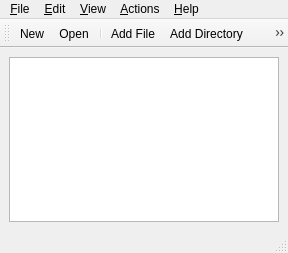
<?xml version="1.0" encoding="UTF-8"?>
<ui version="4.0">
 <class>Main</class>
 <widget class="QMainWindow" name="Main">
  <property name="geometry">
   <rect>
    <x>0</x>
    <y>0</y>
    <width>288</width>
    <height>253</height>
   </rect>
  </property>
  <property name="windowTitle">
   <string notr="true">QtArc</string>
  </property>
  <widget class="QWidget" name="centralwidget">
   <layout class="QVBoxLayout" name="verticalLayout">
    <item>
     <widget class="QTreeView" name="treeView">
      <property name="acceptDrops">
       <bool>true</bool>
      </property>
      <property name="dragEnabled">
       <bool>true</bool>
      </property>
      <property name="alternatingRowColors">
       <bool>true</bool>
      </property>
      <property name="selectionMode">
       <enum>QAbstractItemView::ExtendedSelection</enum>
      </property>
     </widget>
    </item>
   </layout>
  </widget>
  <widget class="QMenuBar" name="menubar">
   <property name="geometry">
    <rect>
     <x>0</x>
     <y>0</y>
     <width>288</width>
     <height>20</height>
    </rect>
   </property>
   <widget class="QMenu" name="menu_File">
    <property name="title">
     <string>&amp;File</string>
    </property>
    <addaction name="action_FileNew"/>
    <addaction name="action_FileOpen"/>
    <addaction name="action_FileSaveAs"/>
    <addaction name="separator"/>
    <addaction name="action_FileProperties"/>
    <addaction name="separator"/>
    <addaction name="action_Exit"/>
   </widget>
   <widget class="QMenu" name="menu_Edit">
    <property name="title">
     <string>&amp;Edit</string>
    </property>
    <addaction name="action_EditCut"/>
    <addaction name="action_EditCopy"/>
    <addaction name="action_EditPaste"/>
    <addaction name="separator"/>
    <addaction name="action_EditSelectAll"/>
    <addaction name="action_EditDeselect"/>
   </widget>
   <widget class="QMenu" name="menu_Help">
    <property name="title">
     <string>&amp;Help</string>
    </property>
    <addaction name="action_HelpAbout"/>
    <addaction name="action_HelpAboutQt"/>
   </widget>
   <widget class="QMenu" name="menu_Actions">
    <property name="title">
     <string>&amp;Actions</string>
    </property>
    <addaction name="action_AddFile"/>
    <addaction name="action_AddDirectory"/>
    <addaction name="action_Extract"/>
    <addaction name="action_Delete"/>
   </widget>
   <widget class="QMenu" name="menu_View">
    <property name="title">
     <string>&amp;View</string>
    </property>
    <addaction name="action_ViewTree"/>
    <addaction name="action_ViewTable"/>
    <addaction name="action_ViewIcons"/>
    <addaction name="action_ViewColumns"/>
   </widget>
   <addaction name="menu_File"/>
   <addaction name="menu_Edit"/>
   <addaction name="menu_View"/>
   <addaction name="menu_Actions"/>
   <addaction name="menu_Help"/>
  </widget>
  <widget class="QStatusBar" name="statusbar"/>
  <widget class="QToolBar" name="toolBar">
   <property name="windowTitle">
    <string>ToolBar</string>
   </property>
   <attribute name="toolBarArea">
    <enum>TopToolBarArea</enum>
   </attribute>
   <attribute name="toolBarBreak">
    <bool>false</bool>
   </attribute>
   <addaction name="action_FileNew"/>
   <addaction name="action_FileOpen"/>
   <addaction name="separator"/>
   <addaction name="action_AddFile"/>
   <addaction name="action_AddDirectory"/>
   <addaction name="action_Extract"/>
   <addaction name="action_Delete"/>
  </widget>
  <action name="action_FileNew">
   <property name="icon">
    <iconset resource="../pyqtarc.qrc">
     <normaloff>:/icons/icons/24x24/document-new.png</normaloff>:/icons/icons/24x24/document-new.png</iconset>
   </property>
   <property name="text">
    <string>&amp;New</string>
   </property>
   <property name="shortcut">
    <string notr="true">Ctrl+N</string>
   </property>
   <property name="iconVisibleInMenu">
    <bool>true</bool>
   </property>
  </action>
  <action name="action_FileOpen">
   <property name="icon">
    <iconset resource="../pyqtarc.qrc">
     <normaloff>:/icons/icons/24x24/document-open.png</normaloff>:/icons/icons/24x24/document-open.png</iconset>
   </property>
   <property name="text">
    <string>&amp;Open...</string>
   </property>
   <property name="shortcut">
    <string notr="true">Ctrl+O</string>
   </property>
   <property name="iconVisibleInMenu">
    <bool>true</bool>
   </property>
  </action>
  <action name="action_FileSaveAs">
   <property name="icon">
    <iconset resource="../pyqtarc.qrc">
     <normaloff>:/icons/icons/24x24/document-save-as.png</normaloff>:/icons/icons/24x24/document-save-as.png</iconset>
   </property>
   <property name="text">
    <string>Save &amp;As...</string>
   </property>
   <property name="shortcut">
    <string notr="true">Ctrl+S</string>
   </property>
   <property name="iconVisibleInMenu">
    <bool>true</bool>
   </property>
  </action>
  <action name="action_Extract">
   <property name="icon">
    <iconset resource="../pyqtarc.qrc">
     <normaloff>:/icons/icons/24x24/extract-archive.png</normaloff>:/icons/icons/24x24/extract-archive.png</iconset>
   </property>
   <property name="text">
    <string>&amp;Extract</string>
   </property>
   <property name="shortcut">
    <string notr="true">Ctrl+E</string>
   </property>
   <property name="iconVisibleInMenu">
    <bool>true</bool>
   </property>
  </action>
  <action name="action_FileProperties">
   <property name="icon">
    <iconset resource="../pyqtarc.qrc">
     <normaloff>:/icons/icons/24x24/document-properties.png</normaloff>:/icons/icons/24x24/document-properties.png</iconset>
   </property>
   <property name="text">
    <string>&amp;Properties</string>
   </property>
   <property name="shortcut">
    <string notr="true">Ctrl+P</string>
   </property>
   <property name="iconVisibleInMenu">
    <bool>true</bool>
   </property>
  </action>
  <action name="action_Exit">
   <property name="text">
    <string>E&amp;xit</string>
   </property>
   <property name="shortcut">
    <string notr="true">Ctrl+Q</string>
   </property>
   <property name="iconVisibleInMenu">
    <bool>true</bool>
   </property>
  </action>
  <action name="action_AddFile">
   <property name="icon">
    <iconset resource="../pyqtarc.qrc">
     <normaloff>:/icons/icons/24x24/add-files-to-archive.png</normaloff>:/icons/icons/24x24/add-files-to-archive.png</iconset>
   </property>
   <property name="text">
    <string>Add &amp;File</string>
   </property>
   <property name="shortcut">
    <string notr="true">Ctrl+F</string>
   </property>
   <property name="iconVisibleInMenu">
    <bool>true</bool>
   </property>
  </action>
  <action name="action_AddDirectory">
   <property name="icon">
    <iconset resource="../pyqtarc.qrc">
     <normaloff>:/icons/icons/24x24/add-folder-to-archive.png</normaloff>:/icons/icons/24x24/add-folder-to-archive.png</iconset>
   </property>
   <property name="text">
    <string>Add &amp;Directory</string>
   </property>
   <property name="shortcut">
    <string notr="true">Ctrl+D</string>
   </property>
   <property name="iconVisibleInMenu">
    <bool>true</bool>
   </property>
  </action>
  <action name="action_EditCut">
   <property name="icon">
    <iconset resource="../pyqtarc.qrc">
     <normaloff>:/icons/icons/24x24/edit-cut.png</normaloff>:/icons/icons/24x24/edit-cut.png</iconset>
   </property>
   <property name="text">
    <string>Cut</string>
   </property>
   <property name="shortcut">
    <string notr="true">Ctrl+X</string>
   </property>
   <property name="iconVisibleInMenu">
    <bool>true</bool>
   </property>
  </action>
  <action name="action_EditCopy">
   <property name="icon">
    <iconset resource="../pyqtarc.qrc">
     <normaloff>:/icons/icons/24x24/edit-copy.png</normaloff>:/icons/icons/24x24/edit-copy.png</iconset>
   </property>
   <property name="text">
    <string>&amp;Copy</string>
   </property>
   <property name="shortcut">
    <string notr="true">Ctrl+C</string>
   </property>
   <property name="iconVisibleInMenu">
    <bool>true</bool>
   </property>
  </action>
  <action name="action_EditPaste">
   <property name="icon">
    <iconset resource="../pyqtarc.qrc">
     <normaloff>:/icons/icons/24x24/edit-paste.png</normaloff>:/icons/icons/24x24/edit-paste.png</iconset>
   </property>
   <property name="text">
    <string>Paste</string>
   </property>
   <property name="shortcut">
    <string notr="true">Ctrl+V</string>
   </property>
   <property name="iconVisibleInMenu">
    <bool>true</bool>
   </property>
  </action>
  <action name="action_Delete">
   <property name="icon">
    <iconset resource="../pyqtarc.qrc">
     <normaloff>:/icons/icons/24x24/edit-delete.png</normaloff>:/icons/icons/24x24/edit-delete.png</iconset>
   </property>
   <property name="text">
    <string>Delete</string>
   </property>
   <property name="shortcut">
    <string notr="true">Del</string>
   </property>
   <property name="iconVisibleInMenu">
    <bool>true</bool>
   </property>
  </action>
  <action name="action_HelpAbout">
   <property name="icon">
    <iconset resource="../pyqtarc.qrc">
     <normaloff>:/icons/icons/24x24/help-about.png</normaloff>:/icons/icons/24x24/help-about.png</iconset>
   </property>
   <property name="text">
    <string>About</string>
   </property>
   <property name="shortcut">
    <string notr="true"/>
   </property>
   <property name="iconVisibleInMenu">
    <bool>true</bool>
   </property>
  </action>
  <action name="action_HelpAboutQt">
   <property name="text">
    <string>AboutQt</string>
   </property>
   <property name="shortcut">
    <string notr="true"/>
   </property>
  </action>
  <action name="action_EditSelectAll">
   <property name="text">
    <string>Select All</string>
   </property>
   <property name="shortcut">
    <string notr="true">Ctrl+A</string>
   </property>
   <property name="iconVisibleInMenu">
    <bool>true</bool>
   </property>
  </action>
  <action name="action_EditDeselect">
   <property name="text">
    <string>Deselect</string>
   </property>
   <property name="shortcut">
    <string notr="true">Ctrl+Shift+A</string>
   </property>
   <property name="iconVisibleInMenu">
    <bool>true</bool>
   </property>
  </action>
  <action name="action_ViewTree">
   <property name="checkable">
    <bool>true</bool>
   </property>
   <property name="text">
    <string>T&amp;ree</string>
   </property>
  </action>
  <action name="action_ViewTable">
   <property name="checkable">
    <bool>true</bool>
   </property>
   <property name="text">
    <string>&amp;Table</string>
   </property>
  </action>
  <action name="action_ViewIcons">
   <property name="checkable">
    <bool>true</bool>
   </property>
   <property name="text">
    <string>&amp;Icons</string>
   </property>
  </action>
  <action name="action_ViewColumns">
   <property name="checkable">
    <bool>true</bool>
   </property>
   <property name="text">
    <string>&amp;Columns</string>
   </property>
  </action>
 </widget>
 <resources>
  <include location="../pyqtarc.qrc"/>
 </resources>
 <connections>
  <connection>
   <sender>action_Exit</sender>
   <signal>triggered()</signal>
   <receiver>Main</receiver>
   <slot>close()</slot>
   <hints>
    <hint type="sourcelabel">
     <x>-1</x>
     <y>-1</y>
    </hint>
    <hint type="destinationlabel">
     <x>143</x>
     <y>126</y>
    </hint>
   </hints>
  </connection>
 </connections>
</ui>
